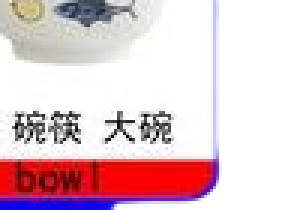
#> input picture KidsSafeDesktop/AssetsSrc/outputs/bowl.png, 96 x 70 px (shown 3 times larger); its folder holds only this picture in this run
$ python local_cutout2.py
#> lines starting #> are read from the running program, lines starting #| are printed output that depends on the picture; after the words box and inside, x2 and y2 are one past the last pixel; in counts of white or black regions, pixels touching at a corner belong together
from PIL import Image, ImageDraw
import glob, numpy as np, os

HERE = os.path.dirname(os.path.abspath(__file__))
os.makedirs('outputs_final', exist_ok=True)
files = sorted(glob.glob('outputs/*.png'))
for f in files:
    name = os.path.splitext(os.path.basename(f))[0]
    src = Image.open(f).convert('RGBA')
#> src is the input picture: PIL image 96x70 RGBA; mean R, G, B, A 159.1, 138.5, 200.3, 187
    w,h = src.size
#> w = 96; h = 70
    arr = np.array(src)
    a = arr[:,:,3]
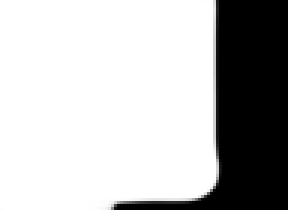
#> a: shape (70, 96) (shown 3 times larger); min 0, max 255, mean 187
    # candidate background: opaque, light, low saturation
    R,G,B = arr[:,:,0],arr[:,:,1],arr[:,:,2]
    maxc = np.maximum.reduce([R,G,B]); minc = np.minimum.reduce([R,G,B])
#> after `maxc = np.maximum.reduce([R, G, B])`:
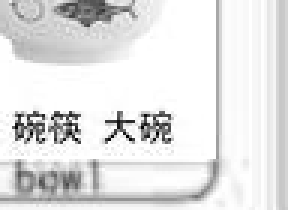
#> maxc: shape (70, 96) (shown 3 times larger); min 0, max 255, mean 226.6
#> after `minc = np.minimum.reduce([R, G, B])`:
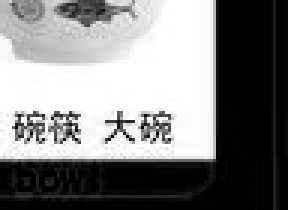
#> minc: shape (70, 96) (shown 3 times larger); min 0, max 255, mean 129
    sat = maxc-minc
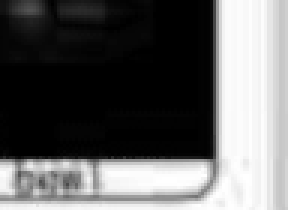
#> sat: shape (70, 96) (shown 3 times larger); min 0, max 255, mean 97.5
    bg = (a>200)&(maxc>190)&(sat<55)
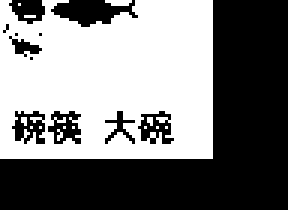
#> bg: shape (70, 96) bool (shown 3 times larger); 48.3% white; 14 white regions (13 under 20 px), largest, box (x1, y1, x2, y2) and area: (0, 0, 71, 53) 3203
    # flood fill bg from edges
    mask = bg.astype(np.uint8)
    # simple stack BFS
    seeds=[(2,2),(w-3,2),(2,h-3),(w-3,h-3)]
#> seeds = [(2, 2), (93, 2), (2, 67), (93, 67)]
    visit=set()
    from collections import deque
    q=deque()
    for sx,sy in seeds:
        if 0<=sx<w and 0<=sy<h and mask[sy,sx]:
            q.append((sx,sy)); visit.add((sx,sy))
#> after the loop, visit = 1 item
    while q:
        x,y=q.popleft()
        for dx,dy in ((1,0),(-1,0),(0,1),(0,-1)):
            nx,ny=x+dx,y+dy
            if 0<=nx<w and 0<=ny<h and (nx,ny) not in visit and mask[ny,nx]:
                visit.add((nx,ny)); q.append((nx,ny))
#> this loop made 3178 passes
#> (x, y) on passes 1 to 3: (2, 2), (3, 2), (1, 2)
#> after the loop, visit = 3178 items
    fill=np.zeros((h,w),np.bool_)
    for (x,y) in visit: fill[y,x]=True
#> this loop made 3178 passes
#> (x, y) on passes 1 to 3: (26, 21), (18, 17), (50, 6)
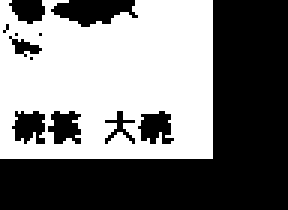
#> fill: shape (70, 96) bool (shown 3 times larger); 47.3% white; 1 white region, box (x1, y1, x2, y2) and area: (0, 0, 71, 53) 3178
    ao=arr.copy()
    ao[fill,3]=0
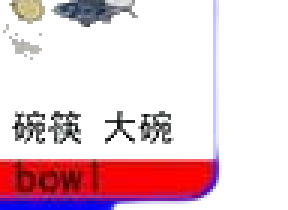
#> ao: shape (70, 96, 4) (shown 3 times larger); mean R, G, B, A 159.1, 138.5, 200.3, 66.4; transparent parts drawn white
    out=Image.fromarray(ao,'RGBA')
    out.save(f'outputs_final/{name}.png')
    tp=(ao[:,:,3]<20).mean()*100
#> tp = 72.89
    print(f'{name:10s} transparent%={tp:5.1f}')
#| bowl       transparent%= 72.9
print('done')
